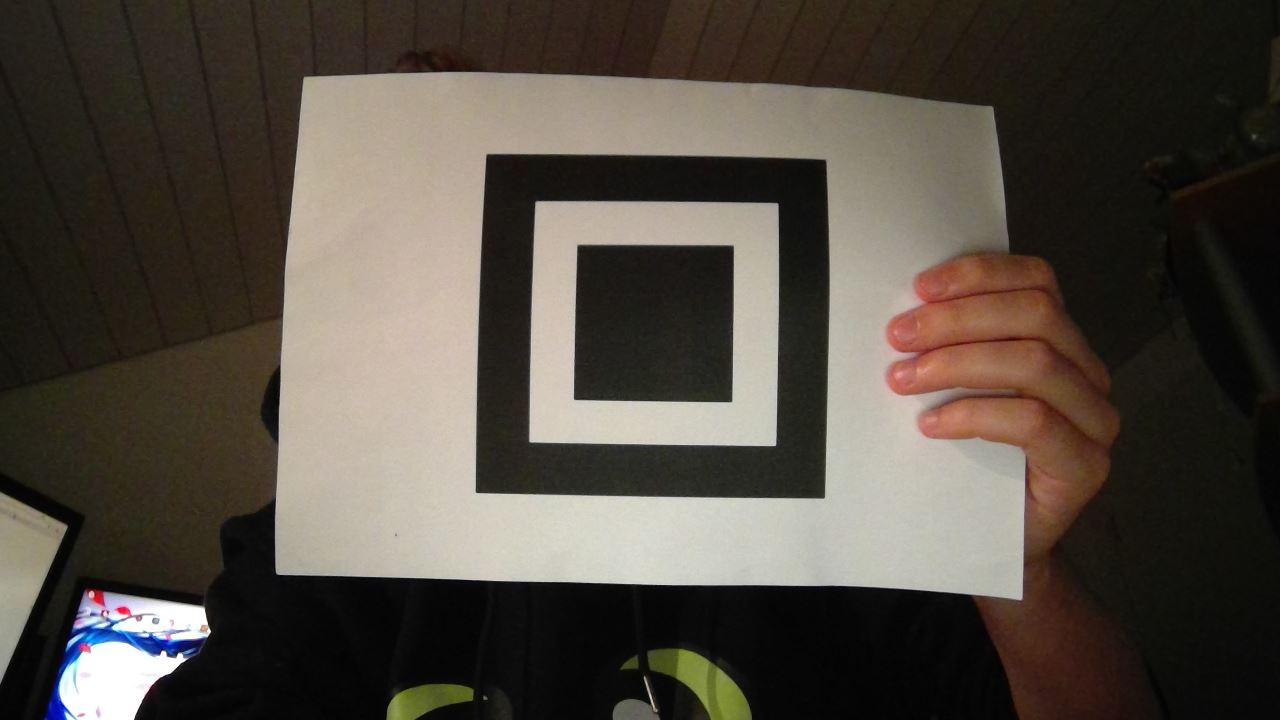
#> input picture python_example_itskev/target.jpg, 1280 x 720 px, given in place of the camera
$ python process_vid.py   (older library calls are emulated)
#> lines starting #> are read from the running program, lines starting #| are printed output that depends on the picture; after the words box and inside, x2 and y2 are one past the last pixel; in counts of white or black regions, pixels touching at a corner belong together
import numpy as np
import cv2
import time

def main():
    cap = cv2.VideoCapture(0)
    cap.set(cv2.CAP_PROP_FPS, 30)
    cap.set(cv2.CAP_PROP_FRAME_WIDTH, 640)
    cap.set(cv2.CAP_PROP_FRAME_HEIGHT, 360)

    while cap.isOpened():
        loop_time = time.time()
        ret, image = cap.read()
#> image is the input picture: shape (720, 1280, 3); mean B, G, R 65.8, 74.7, 81.9
        if not ret:
            break
        gray = cv2.cvtColor(image, cv2.COLOR_BGR2GRAY)
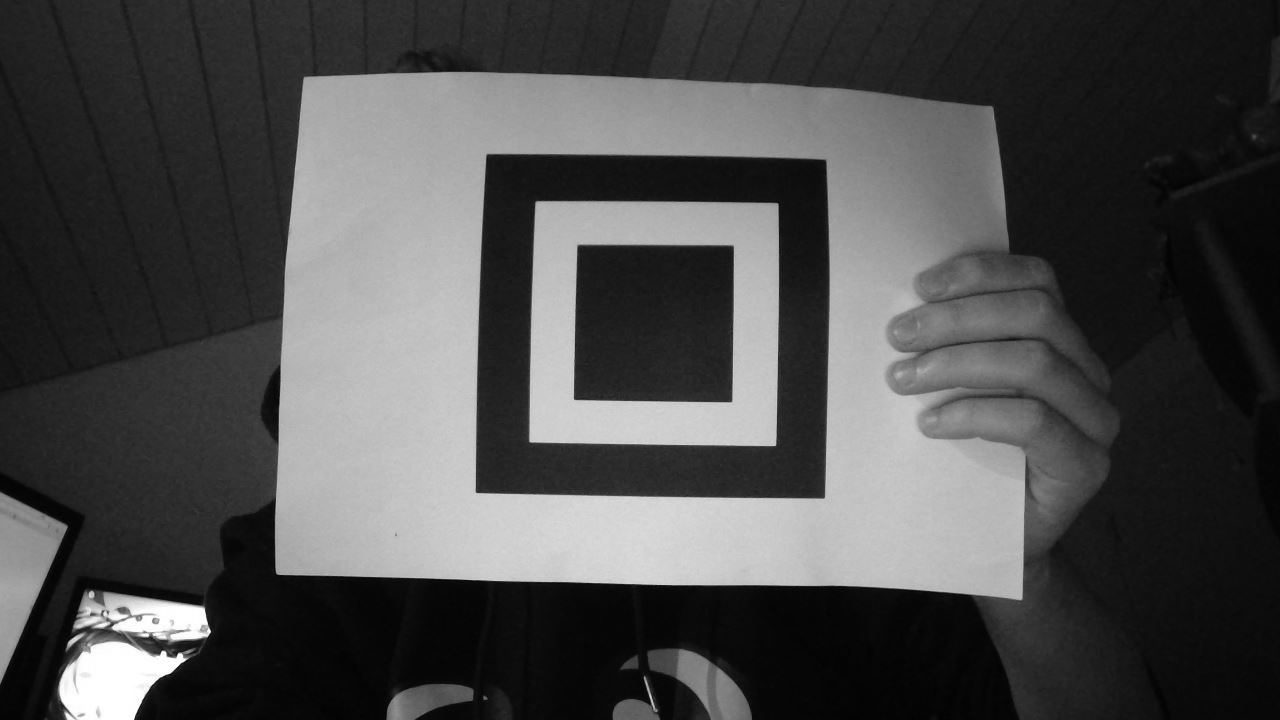
#> gray: shape (720, 1280); min 0, max 255, mean 75.9
        gray = cv2.blur(gray, (3, 3))

        # detect edges in the image
        edged = cv2.Canny(gray, 150, 255)
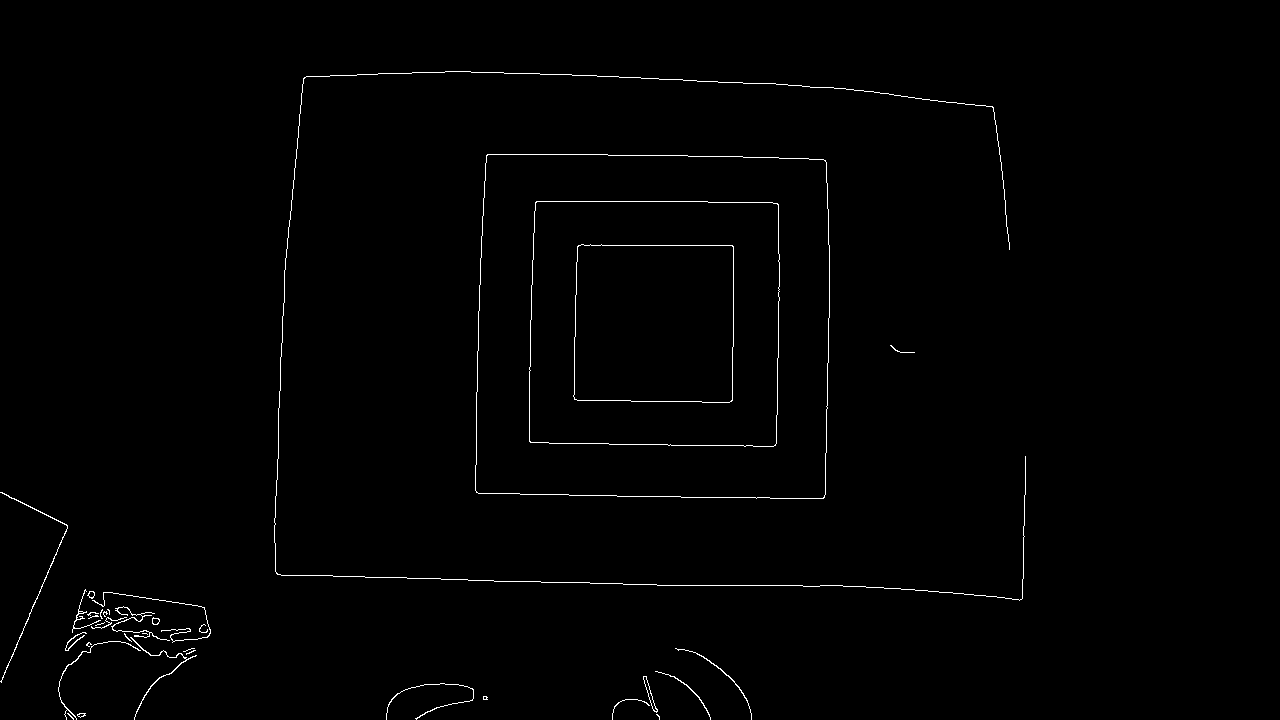
#> edged: shape (720, 1280); 0.81% white in thin lines or dots, all inside (x1, y1, x2, y2) = (0, 71, 1026, 720)

        # find contours (i.e. the 'outlines') in the image
        new_image, contours, hierarchy = cv2.findContours(edged.copy(), cv2.RETR_CCOMP, cv2.CHAIN_APPROX_SIMPLE)
#> contours = 45 contours, 23 with area under 20; largest, box (x1, y1, x2, y2) and area: (475, 154, 830, 499) 118498, (475, 154, 830, 499) 118494, (529, 201, 780, 447) 59912, (529, 201, 780, 447) 59908, (573, 244, 734, 403) 24566

        centers = []
        approximations = []
        last_dimensions = []
        matches = []
        for contour in contours:
            # approximate the contour
            peri = cv2.arcLength(contour, True)
            approx = cv2.approxPolyDP(contour, 0.02 * peri, True)

            # if the approximated contour has four points its a rectangle
            if len(approx) == 4:
                (x, y, w, h) = cv2.boundingRect(approx)
                if h == 0:
                    h = 0.01
                aspect_ratio = w / float(h)
                if 0.85 <= aspect_ratio <= 1.15:
                    moments = cv2.moments(approx)
                    m00 = moments['m00']
                    if m00 == 0:
                        m00 = 0.05
                    cx = int(moments['m10'] / m00)
                    cy = int(moments['m01'] / m00)
                    is_duplicate = is_a_duplicate(last_dimensions, h, w)
                    if not is_duplicate:
                        temp = 0
                        first_match = True
                        for center in centers:
                            distance = np.linalg.norm(np.array((cx, cy)) - center)
                            if distance <= 10:
                                if first_match:
                                    matches.clear()
                                    matches.append(approximations[temp])
                                    first_match = False
                                else:
                                    cv2.drawContours(image, [approx], -1, (0, 255, 0), 4)
                                    cv2.drawContours(image, [matches[0]], -1, (0, 0, 255), 4)
                                    cv2.drawContours(image, [approximations[temp]], -1, (255, 0, 0), 4)
                            temp += 1
                        approximations.append(approx)
                        last_dimensions.append((w, h))
                        centers.append(np.array((cx, cy)))
#> this loop made 45 passes
#> (peri, approx, x, y, w, aspect_ratio) on passes 4, 39, 40, 41, 42, 43, 44: (17.56, [[67, 713], [73, 719], [73, 718], [68, 713]], 67, 713, 7, 1), (628.9, [[578, 245], [574, 399], [731, 401], [733, 246]], 574, 245, 160, 1.02), (626.5, [[579, 245], [733, 247], [729, 402], [574, 398]], 574, 245, 160, 1.01), (983.5, [[536, 201], [529, 441], [775, 445], [778, 204]], 529, 201, 250, 1.02), (981.2, [[537, 201], [778, 205], [773, 446], [529, 440]], 529, 201, 250, 1.02), (1377.2, [[487, 154], [476, 492], [823, 498], [825, 160]], 476, 154, 350, 1.01), (1374.8, [[488, 154], [826, 162], [822, 498], [475, 490]], 475, 154, 352, 1.02)
#> (peri, approx, x, y, w, aspect_ratio) on passes 10, 18, 37: (82.77, [[644, 676], [656, 711], [652, 708], [644, 683]], 644, 676, 13, 0.361), (10.83, [[142, 633], [146, 633], [147, 634], [146, 633]], 142, 633, 6, 3), (530.3, [[2, 492], [67, 528], [1, 682], [67, 528]], 1, 492, 67, 0.351)
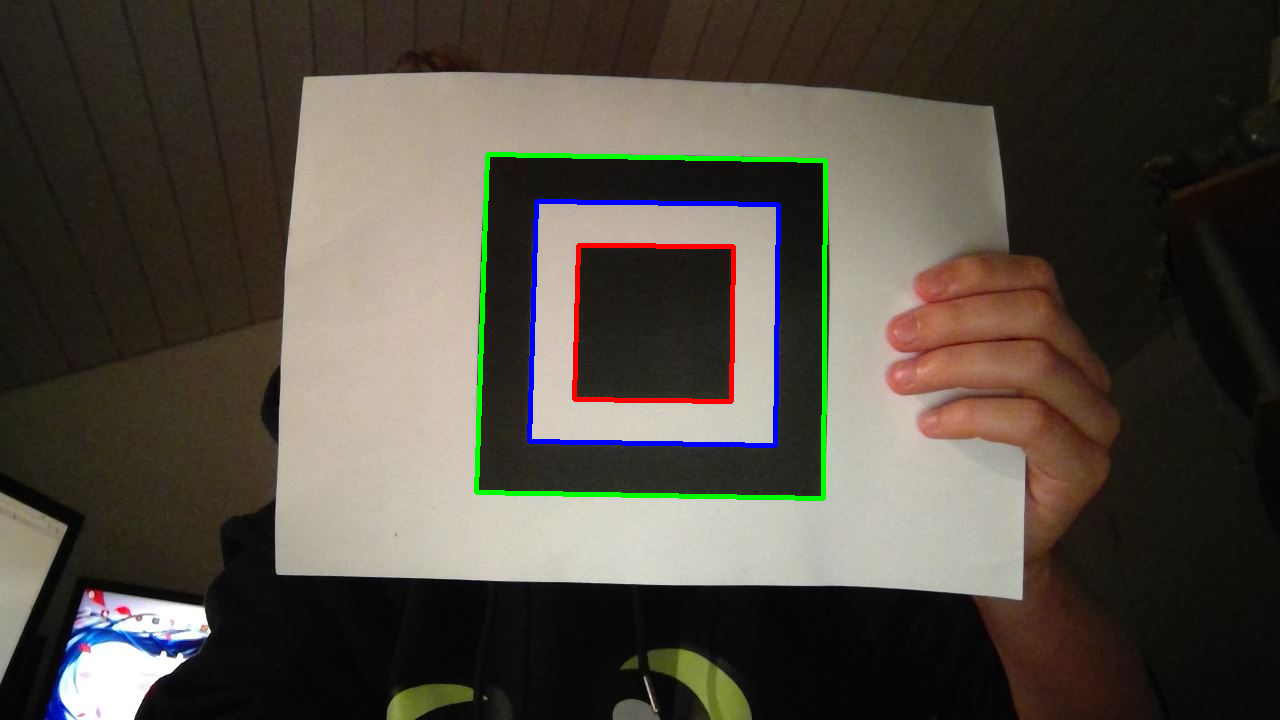
#> image: shape (720, 1280, 3); 1.6% of pixels changed, all inside (x1, y1, x2, y2) = (474, 152, 828, 501)
#> after the loop, approximations = 4 contours, 1 with area under 20; largest, box (x1, y1, x2, y2) and area: (476, 154, 826, 499) 115804, (529, 201, 779, 446) 58700, (574, 245, 734, 402) 24106; centers = [[70, 715], [654, 322], [654, 323], [652, 326]]; last_dimensions = [(7, 7), (160, 157), (250, 245), (350, 345)]; matches = [[[578, 245], [574, 399], [731, 401], [733, 246]]]
        print("FPS: " + str(1/ (time.time() - loop_time)))
        cv2.imshow("Image", image)
        cv2.waitKey(1)
    cap.release()
    cv2.destroyAllWindows()


def is_a_duplicate(last_dimensions, height, width):
    offset = 3
    for lastDimension in last_dimensions:
        if (lastDimension[0] + offset) >= width >= (lastDimension[0] - offset):
            return True

        if (lastDimension[1] + offset) >= height >= (lastDimension[1] - offset):
            return True
    return False

if __name__ == '__main__':
    main()
